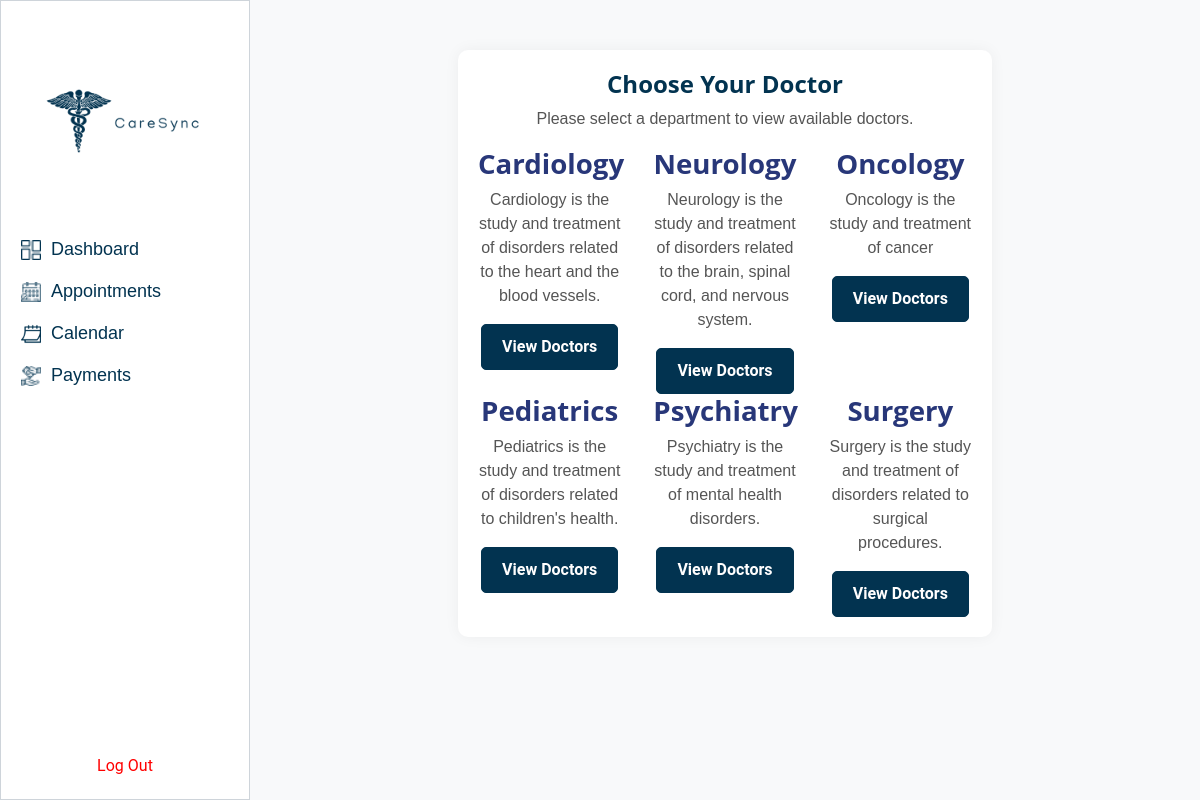
The page /choose-your-doctor/ on the database its author committed.
### admin_dashboard/models.py (models this page shows)
class Department(models.Model):
    name = models.CharField(max_length=255)
    description = models.TextField()
    def __str__(self):
        return self.name
    class Meta:
        permissions = [
            ('view_dashboard', 'Can view dashboard'),
        ]

### appointments/views.py (the view)
# urls.py: path('choose-your-doctor/', views.choose_your_doctor, name='choose_your_doctor'),
def choose_your_doctor(request):
    departments = Department.objects.all()
    print(departments)
    return render(request, 'appointments/choose_your_doctor.html', {'departments': departments})

### appointments/templates/appointments/choose_your_doctor.html (shortened to what this page needs)
<!DOCTYPE html>
<html lang="en">
<head>
    {% load static %}
    <link href="https://cdn.jsdelivr.net/npm/bootstrap@5.3.0/dist/css/bootstrap.min.css" rel="stylesheet">
    <link rel="stylesheet" href="{% static 'css/theme.css' %}">
</head>
<body style="font-family: 'Manjari', sans-serif; display: flex; margin: 0; padding: 0; height: 100vh;">
    <div style="width: 250px; background-color: white; padding: 20px; display: flex; flex-direction: column; justify-content: space-between; border: 1px solid #CED4DA; height: 100vh;">
        <div style="text-align: center;">
            <img src="{% static 'img/gallery/logo.png' %}" alt="CareSync Logo" style="width: 200px; height: auto;">
        </div>
        <ul style="list-style: none; padding: 0; margin: 0;">
            <li style="margin: 15px 0; display: flex; align-items: center;">
                <img src="{% static 'img/gallery/dashboard.png' %}" alt="Dashboard Icon" style="width: 20px; height: 20px; margin-right: 10px;">
                <a href="{% url 'dashboard' %}" style="text-decoration: none; color: #023350; font-size: 18px;">Dashboard</a>
            </li>
            <li style="margin: 15px 0; display: flex; align-items: center;">
                <img src="{% static 'img/gallery/appointment-icon.png' %}" alt="Appointments Icon" style="width: 20px; height: 20px; margin-right: 10px;">
                <a href="{% url 'appointments:appointment_history' %}" style="text-decoration: none; color: #023350; font-size: 18px;">Appointments</a>
            </li>
            <li style="margin: 15px 0; display: flex; align-items: center;">
                <img src="{% static 'img/gallery/calendar-icon.png' %}" alt="Calendar Icon" style="width: 20px; height: 20px; margin-right: 10px;">
                <a href="{% url 'appointments:calendar' %}" style="text-decoration: none; color: #023350; font-size: 18px;">Calendar</a>
            </li>
            <li style="margin: 15px 0; display: flex; align-items: center;">
                <img src="{% static 'img/gallery/payment-method.png' %}" alt="Payments Icon" style="width: 20px; height: 20px; margin-right: 10px;">
                <a href="{% url 'appointments:credit_card' %}" style="text-decoration: none; color: #023350; font-size: 18px;">Payments</a>
            </li>
        </ul>
        <div style="text-align: center; margin-top: auto;">
            <form method="POST" action="{% url 'logout' %}">
                <button type="submit" style="color: red; background: none; border: none; cursor: pointer;">Log Out</button>
            </form>
        </div>
    </div>
    <div style="flex: 1; padding: 30px;">
        <div class="main-content">
            <h2>Choose Your Doctor</h2>
            <p>Please select a department to view available doctors.</p>
            <div class="row">
                {% for department in departments %}
                <div class="col-md-4">
                    <h3>{{ department.name }}</h3>
                    <p>{{ department.description }}</p>
                    <button type="button" class="btn btn-primary" data-bs-toggle="modal" data-bs-target="#{{ department.id }}">
                        View Doctors
                    </button>
                </div>
                {% endfor %}
            </div>
        </div>
    </div>
</body>
</html>

### appointments/templates/appointments/choose_your_doctor.html (style rules this page uses)
body { font-family: 'Inter', sans-serif; background-color: #f8f9fa; color: #343a40; margin: 0; padding: 0; }
.main-content { margin: 20px auto; padding: 20px; background-color: #ffffff; border-radius: 10px; box-shadow: 0 0 15px rgba(0, 0, 0, 0.05); width: 60%; max-width: 800px; text-align: center; }
h1, h2 { color: #343a40; font-weight: 700; }
.main-content h2 { font-size: 24px; font-weight: 700; color: #023350; }
.main-content p { font-size: 16px; color: #555; }
.btn-primary { background-color: #023350; border-color: #023350; padding: 10px 20px; font-size: 16px; font-weight: 600; border-radius: 5px; }

### rows shown on the page
Department: name "Cardiology", description "Cardiology is the study and treatment of disorders related to the heart and the blood vessels."
Department: name "Neurology", description "Neurology is the study and treatment of disorders related to the brain, spinal cord, and nervous system."
Department: name "Oncology", description "Oncology is the study and treatment of cancer"
Department: name "Pediatrics", description "Pediatrics is the study and treatment of disorders related to children's health."
Department: name "Psychiatry", description "Psychiatry is the study and treatment of mental health disorders."
Department: name "Surgery", description "Surgery is the study and treatment of disorders related to surgical procedures."
